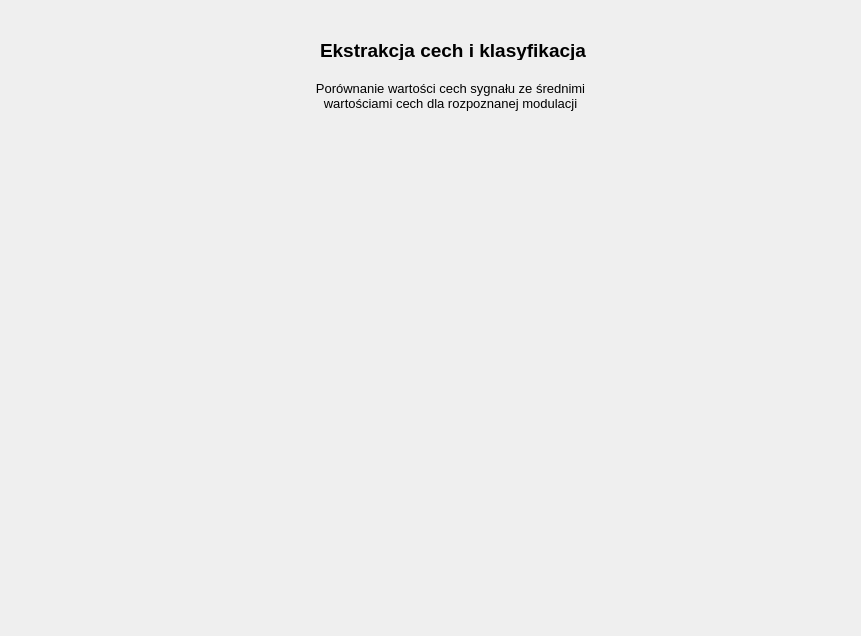
<?xml version="1.0" encoding="UTF-8"?>
<ui version="4.0">
 <class>ClassifBase</class>
 <widget class="QWidget" name="ClassifBase">
  <property name="geometry">
   <rect>
    <x>0</x>
    <y>0</y>
    <width>861</width>
    <height>636</height>
   </rect>
  </property>
  <property name="windowTitle">
   <string>Form</string>
  </property>
  <widget class="QLabel" name="title_label">
   <property name="geometry">
    <rect>
     <x>320</x>
     <y>40</y>
     <width>271</width>
     <height>20</height>
    </rect>
   </property>
   <property name="font">
    <font>
     <pointsize>14</pointsize>
     <weight>75</weight>
     <bold>true</bold>
    </font>
   </property>
   <property name="text">
    <string>Ekstrakcja cech i klasyfikacja</string>
   </property>
  </widget>
  <widget class="QWidget" name="verticalLayoutWidget">
   <property name="geometry">
    <rect>
     <x>30</x>
     <y>140</y>
     <width>801</width>
     <height>421</height>
    </rect>
   </property>
   <layout class="QVBoxLayout" name="bar_charts_layout"/>
  </widget>
  <widget class="QLabel" name="subtitle_label">
   <property name="geometry">
    <rect>
     <x>280</x>
     <y>80</y>
     <width>341</width>
     <height>31</height>
    </rect>
   </property>
   <property name="font">
    <font>
     <pointsize>10</pointsize>
     <weight>50</weight>
     <italic>false</italic>
     <bold>false</bold>
     <underline>false</underline>
     <strikeout>false</strikeout>
    </font>
   </property>
   <property name="text">
    <string>Porównanie wartości cech sygnału ze średnimi wartościami cech dla rozpoznanej modulacji</string>
   </property>
   <property name="alignment">
    <set>Qt::AlignCenter</set>
   </property>
   <property name="wordWrap">
    <bool>true</bool>
   </property>
  </widget>
  <widget class="QLabel" name="recognized_mod_label">
   <property name="geometry">
    <rect>
     <x>30</x>
     <y>590</y>
     <width>501</width>
     <height>20</height>
    </rect>
   </property>
   <property name="palette">
    <palette>
     <active>
      <colorrole role="WindowText">
       <brush brushstyle="SolidPattern">
        <color alpha="255">
         <red>0</red>
         <green>170</green>
         <blue>0</blue>
        </color>
       </brush>
      </colorrole>
     </active>
     <inactive>
      <colorrole role="WindowText">
       <brush brushstyle="SolidPattern">
        <color alpha="255">
         <red>0</red>
         <green>170</green>
         <blue>0</blue>
        </color>
       </brush>
      </colorrole>
     </inactive>
     <disabled>
      <colorrole role="WindowText">
       <brush brushstyle="SolidPattern">
        <color alpha="255">
         <red>159</red>
         <green>158</green>
         <blue>158</blue>
        </color>
       </brush>
      </colorrole>
     </disabled>
    </palette>
   </property>
   <property name="font">
    <font>
     <pointsize>12</pointsize>
     <weight>75</weight>
     <bold>true</bold>
    </font>
   </property>
   <property name="text">
    <string/>
   </property>
  </widget>
 </widget>
 <resources/>
 <connections/>
</ui>
